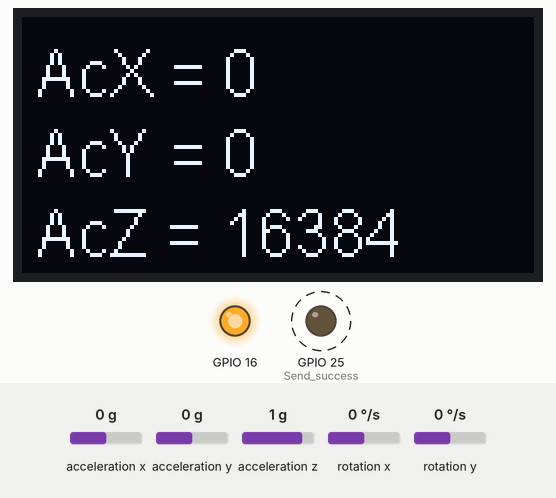
Simulated run of this sketch. Board: ESP32. On the bench: 128×64 one-colour display, output pins drawn as LEDs (lit = HIGH). Wiring (inferred from the names in the program): MPU-6050 motion sensor at I2C address 0x68. Dashed ring = blinking. The test bench sets the inputs (shaded band); at power-on: acceleration x 0 g, acceleration y 0 g, acceleration z 1 g, rotation x 0 °/s, rotation y 0 °/s. No radio packets arrive unless stated; what the sketch prints to the serial monitor is not drawn.

Above: at 2.3 s.
2.4 s: acceleration x set to -1.4 g
At 3.7 s:
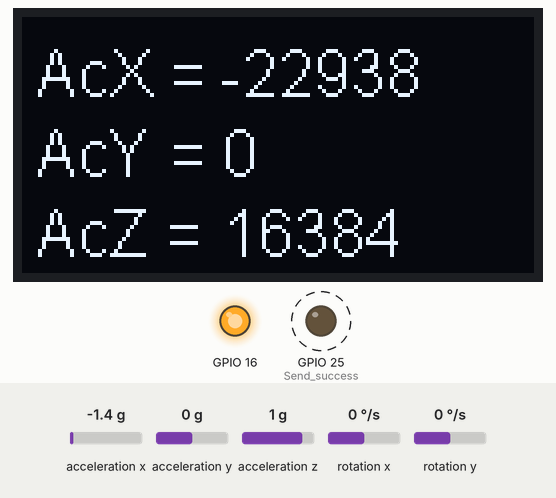
6.4 s: acceleration y set to -1.4 g
At 8.0 s:
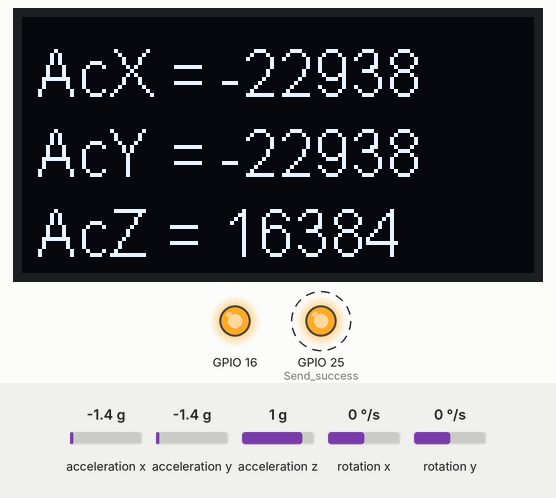
9.1 s: acceleration z set to -1.4 g
At 10.1 s:
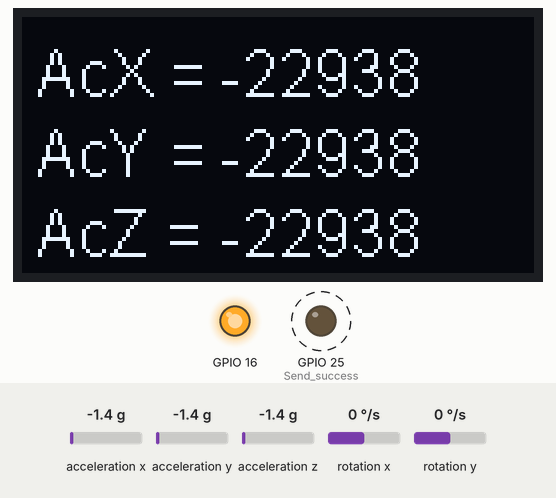
11.3 s: acceleration x set to -0.8 g
At 13.7 s:
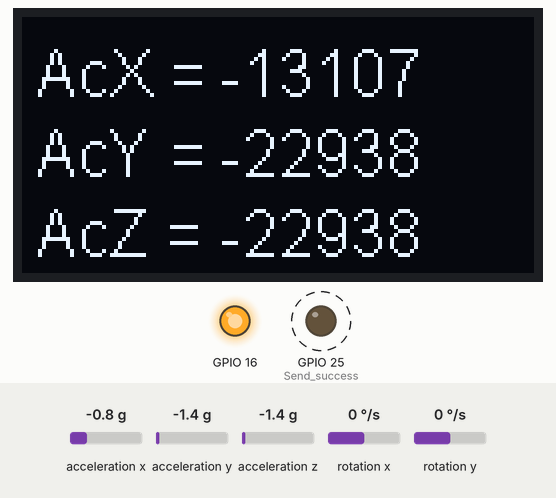
13.9 s: acceleration y set to -0.8 g
At 15.4 s:
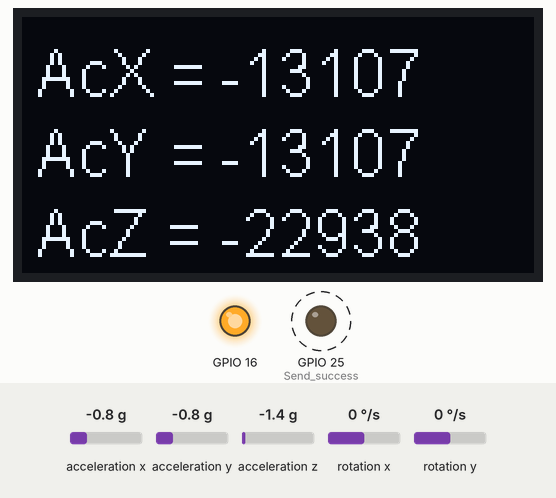
Timing chart, 0 to 17.1 s (numbered marks = the images above; inputs shaded):
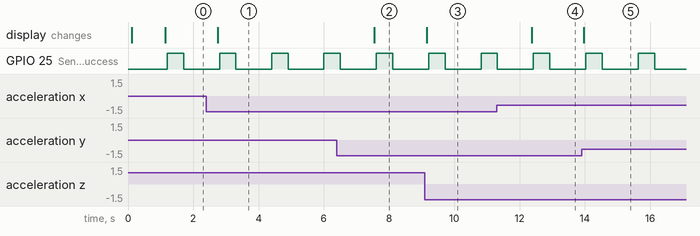

The sketch:

Sensor_verici_kodu_test.ino
```cpp
#include<Wire.h>
#include <SPI.h>
#include <LoRa.h>
#include "SSD1306.h"
#include<Arduino.h>

//OLED pins to ESP32 GPIOs via this connecthin:
//OLED_SDA -- GPIO4
//OLED_SCL -- GPIO15
//OLED_RST -- GPIO16

SSD1306  display(0x3c, 4, 15);


#define SS      18
#define RST     14
#define DI0     26
#define BAND    433E6  //915E6

int counter = 0;
/***********************************************************************************************/
const int MPU=0x68;
int16_t AcX,AcY,AcZ,Tmp,GyX,GyY,GyZ;
/***********************************************************************************************/
void setup() {
  pinMode(25,OUTPUT); //Send success, LED will bright 1 second
  pinMode(16,OUTPUT);
  digitalWrite(16, LOW);    // set GPIO16 low to reset OLED
  delay(50);
  digitalWrite(16, HIGH);
/**********************************************************************************************/
  Wire.begin();
  Wire.beginTransmission(MPU);
  Wire.write(0x68);
  Wire.write(0); /* MPU-6050 çalıştırıldı */
  Wire.endTransmission(true);
/**********************************************************************************************/
  Serial.begin(9600);
  while (!Serial); //If just the the basic function, must connect to a computer
  // Initialising the UI will init the display too.
  display.init();
  display.flipScreenVertically();
  display.setFont(ArialMT_Plain_10);
  display.setTextAlignment(TEXT_ALIGN_LEFT);
  display.drawString(5,5,"LoRa Sender");
  display.display();

  SPI.begin(5,19,27,18);
  LoRa.setPins(SS,RST,DI0);
  Serial.println("LoRa Sender");
  if (!LoRa.begin(BAND)) {
    Serial.println("Starting LoRa failed!");
    while (1);
  }
  Serial.println("LoRa Initial OK!");
  display.drawString(5,20,"LoRa Initializing OK!");
  display.display();
  delay(1000);
}
void loop() {
/************************************************************************************************/
  verileriOku();
  /* IMU'dan değerler okundu */

  /* Okunan değerler serial monitör'e yazdırılıyor */
  Serial.print(" | ivmeX = "); Serial.print(AcX);
  Serial.print(" | ivmeY = "); Serial.print(AcY);
  Serial.print(" | ivmeZ = "); Serial.print(AcZ);

  Serial.print(" | GyroX = "); Serial.print(GyX);
  Serial.print(" | GyroY = "); Serial.print(GyY);
  Serial.print(" | GyroZ = "); Serial.println(GyZ);

 /************************************************************************************************/
 //WİFİ LORA 32 Verici kart ekranına değerler yazdırılıyor
  display.clear();
  display.setFont(ArialMT_Plain_16);
  display.drawString(3, 5, "AcX = ");
  display.drawString(50, 5, String(AcX));
  display.drawString(3, 25,"AcY = ");
  display.drawString(50, 25, String(AcY));
  display.drawString(3, 45, "AcZ = ");
  display.drawString(50, 45, String(AcZ));
  display.display();
  // WİFİ LORA 32 Alıcı karta istenilen değerler gönderiliyor
  LoRa.beginPacket();
  LoRa.print("AcX=");
  LoRa.println(AcX);
  LoRa.print("AcY=");
  LoRa.println(AcY);
  LoRa.print("AcZ=");
  LoRa.println(AcZ);
  LoRa.endPacket();

  digitalWrite(25, HIGH);   // turn the LED on (HIGH is the voltage level)
  delay(500);                       // wait for a second
  digitalWrite(25, LOW);    // turn the LED off by making the voltage LOW
  delay(500);                       // wait for a second
  delay(500);
}
/***************************************************************************************************/
void verileriOku(){
  Wire.beginTransmission(MPU);
  /* I2C haberleşmesi yapılacak kart seçildi */
  Wire.write(0x3B);
  /* 0x3B adresindeki register'a ulaşıldı */
  Wire.endTransmission(false);
  Wire.requestFrom(MPU,12,true);
  /* 12 BYTE'lık veri istendi */

  AcX=Wire.read()<<8|Wire.read();
  AcY=Wire.read()<<8|Wire.read();
  AcZ=Wire.read()<<8|Wire.read();

  GyX=Wire.read()<<8|Wire.read();
  GyY=Wire.read()<<8|Wire.read();
  GyZ=Wire.read()<<8|Wire.read();
  /*
  * Sırası ile okunan her iki byte birleştirilerek sırası ile değişkenlere yazdırıldı
  * Böylece IMU'dan tüm değerler okunmuş oldu
  * 0X3B adresi imu değerlerinden ilk sensörün değerine denk gelmektedir.
  * IMU'dan tüm değerlerin okunabilmesi için bu adresten başlandı
  */
}
/******************************************************************************************************/
```

Measured:
- after the input at 2.4 s, the display: changes after 0.35 s (image 1)
- after the input at 6.4 s, the display: changes after 1.1 s (image 2)
- after the input at 9.1 s, the display: changes after 0.05 s (image 3)
- after the input at 11.3 s, the display: changes after 1.1 s (image 4)
- after the input at 13.9 s, the display: changes after 0.07 s (image 5)
- by itself, GPIO 25 (Send_success): alternates HIGH for 0.50 s and LOW for 1.1 s
